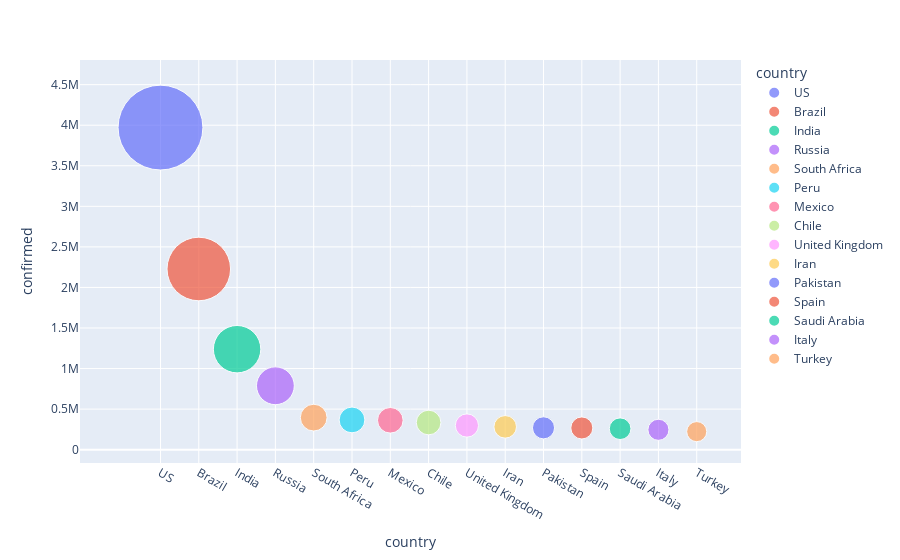

The notebook cell saved with this chart:
### Code cell
fig = px.scatter(df_general_sorted.head(15), x='country', y='confirmed', size='confirmed', color='country', hover_name='country', size_max=60)
fig.update_layout()
fig.show()

### Figure 1 — Plotly figure (JSON) as saved in the notebook; plotly's stock layout.template omitted (floating-point values rounded to 4 significant figures)
{"data": [{"hoverlabel": {"namelength": 0}, "hovertemplate": "<b>%{hovertext}</b><br><br>country=%{x}<br>confirmed=%{marker.size}", "hovertext": ["US"], "legendgroup": "US", "marker": {"color": "#636efa", "size": [3970906], "sizemode": "area", "sizeref": 1103.0, "symbol": "circle"}, "mode": "markers", "name": "US", "showlegend": true, "type": "scatter", "x": ["US"], "xaxis": "x", "y": [3970906], "yaxis": "y"}, {"hoverlabel": {"namelength": 0}, "hovertemplate": "<b>%{hovertext}</b><br><br>country=%{x}<br>confirmed=%{marker.size}", "hovertext": ["Brazil"], "legendgroup": "Brazil", "marker": {"color": "#EF553B", "size": [2227514], "sizemode": "area", "sizeref": 1103.0, "symbol": "circle"}, "mode": "markers", "name": "Brazil", "showlegend": true, "type": "scatter", "x": ["Brazil"], "xaxis": "x", "y": [2227514], "yaxis": "y"}, {"hoverlabel": {"namelength": 0}, "hovertemplate": "<b>%{hovertext}</b><br><br>country=%{x}<br>confirmed=%{marker.size}", "hovertext": ["India"], "legendgroup": "India", "marker": {"color": "#00cc96", "size": [1238798], "sizemode": "area", "sizeref": 1103.0, "symbol": "circle"}, "mode": "markers", "name": "India", "showlegend": true, "type": "scatter", "x": ["India"], "xaxis": "x", "y": [1238798], "yaxis": "y"}, {"hoverlabel": {"namelength": 0}, "hovertemplate": "<b>%{hovertext}</b><br><br>country=%{x}<br>confirmed=%{marker.size}", "hovertext": ["Russia"], "legendgroup": "Russia", "marker": {"color": "#ab63fa", "size": [787890], "sizemode": "area", "sizeref": 1103.0, "symbol": "circle"}, "mode": "markers", "name": "Russia", "showlegend": true, "type": "scatter", "x": ["Russia"], "xaxis": "x", "y": [787890], "yaxis": "y"}, {"hoverlabel": {"namelength": 0}, "hovertemplate": "<b>%{hovertext}</b><br><br>country=%{x}<br>confirmed=%{marker.size}", "hovertext": ["South Africa"], "legendgroup": "South Africa", "marker": {"color": "#FFA15A", "size": [394948], "sizemode": "area", "sizeref": 1103.0, "symbol": "circle"}, "mode": "markers", "name": "South Africa", "showlegend": true, "type": "scatter", "x": ["South Africa"], "xaxis": "x", "y": [394948], "yaxis": "y"}, {"hoverlabel": {"namelength": 0}, "hovertemplate": "<b>%{hovertext}</b><br><br>country=%{x}<br>confirmed=%{marker.size}", "hovertext": ["Peru"], "legendgroup": "Peru", "marker": {"color": "#19d3f3", "size": [366550], "sizemode": "area", "sizeref": 1103.0, "symbol": "circle"}, "mode": "markers", "name": "Peru", "showlegend": true, "type": "scatter", "x": ["Peru"], "xaxis": "x", "y": [366550], "yaxis": "y"}, {"hoverlabel": {"namelength": 0}, "hovertemplate": "<b>%{hovertext}</b><br><br>country=%{x}<br>confirmed=%{marker.size}", "hovertext": ["Mexico"], "legendgroup": "Mexico", "marker": {"color": "#FF6692", "size": [362274], "sizemode": "area", "sizeref": 1103.0, "symbol": "circle"}, "mode": "markers", "name": "Mexico", "showlegend": true, "type": "scatter", "x": ["Mexico"], "xaxis": "x", "y": [362274], "yaxis": "y"}, {"hoverlabel": {"namelength": 0}, "hovertemplate": "<b>%{hovertext}</b><br><br>country=%{x}<br>confirmed=%{marker.size}", "hovertext": ["Chile"], "legendgroup": "Chile", "marker": {"color": "#B6E880", "size": [334683], "sizemode": "area", "sizeref": 1103.0, "symbol": "circle"}, "mode": "markers", "name": "Chile", "showlegend": true, "type": "scatter", "x": ["Chile"], "xaxis": "x", "y": [334683], "yaxis": "y"}, {"hoverlabel": {"namelength": 0}, "hovertemplate": "<b>%{hovertext}</b><br><br>country=%{x}<br>confirmed=%{marker.size}", "hovertext": ["United Kingdom"], "legendgroup": "United Kingdom", "marker": {"color": "#FF97FF", "size": [297952], "sizemode": "area", "sizeref": 1103.0, "symbol": "circle"}, "mode": "markers", "name": "United Kingdom", "showlegend": true, "type": "scatter", "x": ["United Kingdom"], "xaxis": "x", "y": [297952], "yaxis": "y"}, {"hoverlabel": {"namelength": 0}, "hovertemplate": "<b>%{hovertext}</b><br><br>country=%{x}<br>confirmed=%{marker.size}", "hovertext": ["Iran"], "legendgroup": "Iran", "marker": {"color": "#FECB52", "size": [281413], "sizemode": "area", "sizeref": 1103.0, "symbol": "circle"}, "mode": "markers", "name": "Iran", "showlegend": true, "type": "scatter", "x": ["Iran"], "xaxis": "x", "y": [281413], "yaxis": "y"}, {"hoverlabel": {"namelength": 0}, "hovertemplate": "<b>%{hovertext}</b><br><br>country=%{x}<br>confirmed=%{marker.size}", "hovertext": ["Pakistan"], "legendgroup": "Pakistan", "marker": {"color": "#636efa", "size": [269191], "sizemode": "area", "sizeref": 1103.0, "symbol": "circle"}, "mode": "markers", "name": "Pakistan", "showlegend": true, "type": "scatter", "x": ["Pakistan"], "xaxis": "x", "y": [269191], "yaxis": "y"}, {"hoverlabel": {"namelength": 0}, "hovertemplate": "<b>%{hovertext}</b><br><br>country=%{x}<br>confirmed=%{marker.size}", "hovertext": ["Spain"], "legendgroup": "Spain", "marker": {"color": "#EF553B", "size": [267551], "sizemode": "area", "sizeref": 1103.0, "symbol": "circle"}, "mode": "markers", "name": "Spain", "showlegend": true, "type": "scatter", "x": ["Spain"], "xaxis": "x", "y": [267551], "yaxis": "y"}, {"hoverlabel": {"namelength": 0}, "hovertemplate": "<b>%{hovertext}</b><br><br>country=%{x}<br>confirmed=%{marker.size}", "hovertext": ["Saudi Arabia"], "legendgroup": "Saudi Arabia", "marker": {"color": "#00cc96", "size": [258156], "sizemode": "area", "sizeref": 1103.0, "symbol": "circle"}, "mode": "markers", "name": "Saudi Arabia", "showlegend": true, "type": "scatter", "x": ["Saudi Arabia"], "xaxis": "x", "y": [258156], "yaxis": "y"}, {"hoverlabel": {"namelength": 0}, "hovertemplate": "<b>%{hovertext}</b><br><br>country=%{x}<br>confirmed=%{marker.size}", "hovertext": ["Italy"], "legendgroup": "Italy", "marker": {"color": "#ab63fa", "size": [245032], "sizemode": "area", "sizeref": 1103.0, "symbol": "circle"}, "mode": "markers", "name": "Italy", "showlegend": true, "type": "scatter", "x": ["Italy"], "xaxis": "x", "y": [245032], "yaxis": "y"}, {"hoverlabel": {"namelength": 0}, "hovertemplate": "<b>%{hovertext}</b><br><br>country=%{x}<br>confirmed=%{marker.size}", "hovertext": ["Turkey"], "legendgroup": "Turkey", "marker": {"color": "#FFA15A", "size": [222402], "sizemode": "area", "sizeref": 1103.0, "symbol": "circle"}, "mode": "markers", "name": "Turkey", "showlegend": true, "type": "scatter", "x": ["Turkey"], "xaxis": "x", "y": [222402], "yaxis": "y"}], "layout": {"legend": {"itemsizing": "constant", "title": {"text": "country"}, "tracegroupgap": 0}, "margin": {"t": 60}, "xaxis": {"anchor": "y", "categoryarray": ["US", "Brazil", "India", "Russia", "South Africa", "Peru", "Mexico", "Chile", "United Kingdom", "Iran", "Pakistan", "Spain", "Saudi Arabia", "Italy", "Turkey"], "categoryorder": "array", "domain": [0, 1], "title": {"text": "country"}}, "yaxis": {"anchor": "x", "domain": [0, 1], "title": {"text": "confirmed"}}}}
